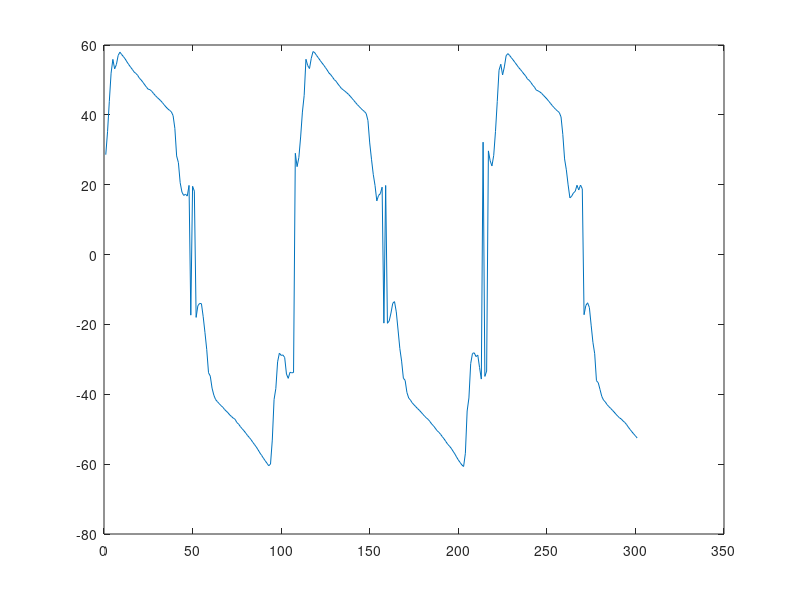

MATLAB code for this plot:
clear all
close all
% [DatosPlotsI, directorio] = uigetfile('*mat', 'Escoja el fichero I');
% load (cat(2, directorio, DatosPlotsI)); % los datos de plots
load('G_C/TB2_PRG_9_I_C');



I=src1.Data;
I=double(I);
I=I-mean(I);

% [DatosPlotsI, directorio] = uigetfile('*mat', 'Escoja el fichero Q');
% load (cat(2, directorio, DatosPlotsI)); % los datos de plots
load('G_C/TB2_PRG_9_Q_C');


Q=src1.Data;
Q=double(Q);
Q=Q-mean(Q);

% fc=input('Frecuencia de la portadora (GHz)=') 
fc = 9;
fc=fc*1e9;

%Se almacenan los datos en la Matriz A y se elimina la continua de los
%datos, valor medio

fs=src1.SampleFrequency;
% frecuencia de muestreo
N=max(size(I));
% n?mero de muestras
np=256;
% n?mero de muestras de STFT
zp=np*10;
% n?mero de muestras de la FFT, entre np y zp se rellenan con ceros
% Zero-Padding
paso=32;
M=N/paso;
% n?mero de medidas (sin solapamiento si paso=np), 
% n?mero de slots


fdop=linspace(-fs/2,fs/2,zp);
% eje de frecuencias de la FFT

t=(0:(N-1))/fs;
%eje de tiempos


A = I + j.*Q;
pintar  = input('Desea video de la FFT? (0 o 1)');
cont=0;
for k=1:paso:floor(N-1.5*np)
    cont=cont+1;
    Yfft=fft(A(1,1+(k-1):np+(k-1)),zp);
    Yfft = circshift(Yfft, length(Yfft)/2);
    %FFT en el slot k

    
    Matriz(cont,:)=Yfft;
    %Construyendo Matriz temporal de FFTs
    %Espectrograma o STFT
    
    if (pintar == 1 ) 
       figure(2)
       subplot(211)
       plot((0:(np-1))/fs,A(1,1+(k-1):np+(k-1)),'-o')
       title(['Muestras utilizadas en el slot   '  num2str(cont) ])
       xlabel('tiempo (sg)')
       grid 
       ylabel('V')
       subplot(212)
       plot(fdop,20*log10(abs(Yfft)),'-o')
       grid
       xlabel('Frecuencia (Hz)')
       ylabel('dB')
       title('FFT')
       axis([-30 30 max(20*log10(abs(Yfft)))-80 max(20*log10(abs(Yfft)))])


     pause(0.06);

    end
   
    
   [Amax(cont), Imax(cont)] = max(Yfft);
   %fmed(cont)=(find(abs(Yfft)==Amax(cont), 1 )-1)*fs/zp;
   
  %El proceso de medida consiste en calcular el valor m?ximo de la FFT
  %Se utiliza la como resultado final el primero de las dos posible
  %soluciones
  %No se tiene informaci?n de signo
  

end

%Dibujamos la velocidad a lo largo del tiempo teniendo en cuenta el tiempo
%de esta
figure; plot(abs(Amax).*sign(Imax-mean(Imax)));
